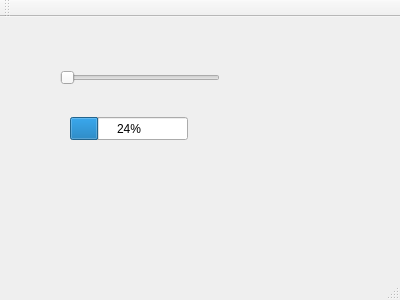
<?xml version="1.0" encoding="UTF-8"?>
<ui version="4.0">
 <class>MainWindow</class>
 <widget class="QMainWindow" name="MainWindow">
  <property name="geometry">
   <rect>
    <x>0</x>
    <y>0</y>
    <width>400</width>
    <height>300</height>
   </rect>
  </property>
  <property name="windowTitle">
   <string>MainWindow</string>
  </property>
  <widget class="QWidget" name="centralWidget">
   <widget class="QSlider" name="horizontalSlider">
    <property name="geometry">
     <rect>
      <x>60</x>
      <y>50</y>
      <width>160</width>
      <height>22</height>
     </rect>
    </property>
    <property name="orientation">
     <enum>Qt::Horizontal</enum>
    </property>
   </widget>
   <widget class="QProgressBar" name="progressBar">
    <property name="geometry">
     <rect>
      <x>70</x>
      <y>100</y>
      <width>118</width>
      <height>23</height>
     </rect>
    </property>
    <property name="value">
     <number>24</number>
    </property>
   </widget>
  </widget>
  <widget class="QMenuBar" name="menuBar">
   <property name="geometry">
    <rect>
     <x>0</x>
     <y>0</y>
     <width>400</width>
     <height>23</height>
    </rect>
   </property>
  </widget>
  <widget class="QToolBar" name="mainToolBar">
   <attribute name="toolBarArea">
    <enum>TopToolBarArea</enum>
   </attribute>
   <attribute name="toolBarBreak">
    <bool>false</bool>
   </attribute>
  </widget>
  <widget class="QStatusBar" name="statusBar"/>
 </widget>
 <layoutdefault spacing="6" margin="11"/>
 <resources/>
 <connections>
  <connection>
   <sender>horizontalSlider</sender>
   <signal>valueChanged(int)</signal>
   <receiver>progressBar</receiver>
   <slot>setValue(int)</slot>
   <hints>
    <hint type="sourcelabel">
     <x>126</x>
     <y>94</y>
    </hint>
    <hint type="destinationlabel">
     <x>139</x>
     <y>139</y>
    </hint>
   </hints>
  </connection>
 </connections>
</ui>
